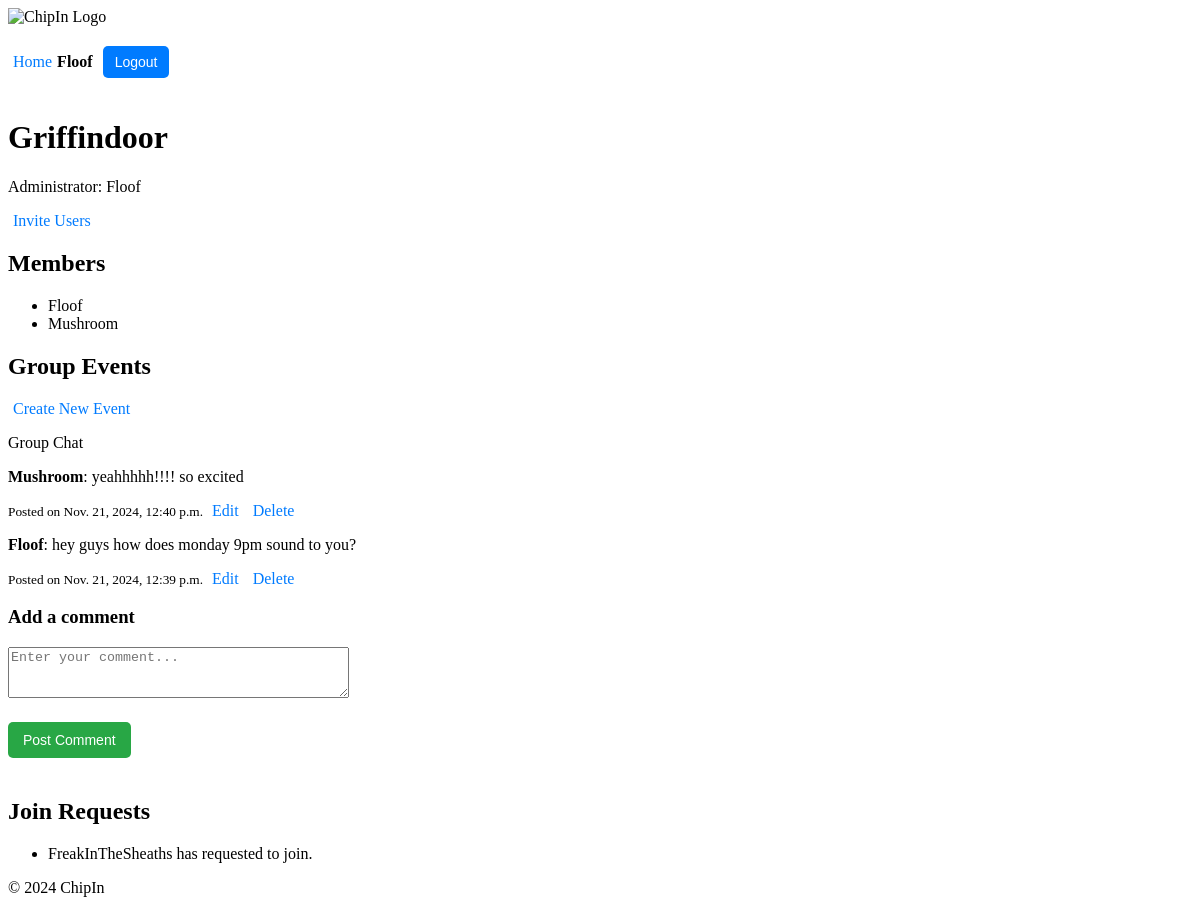
Page /chipin/group/1/ (signed in) on the earlier database version.
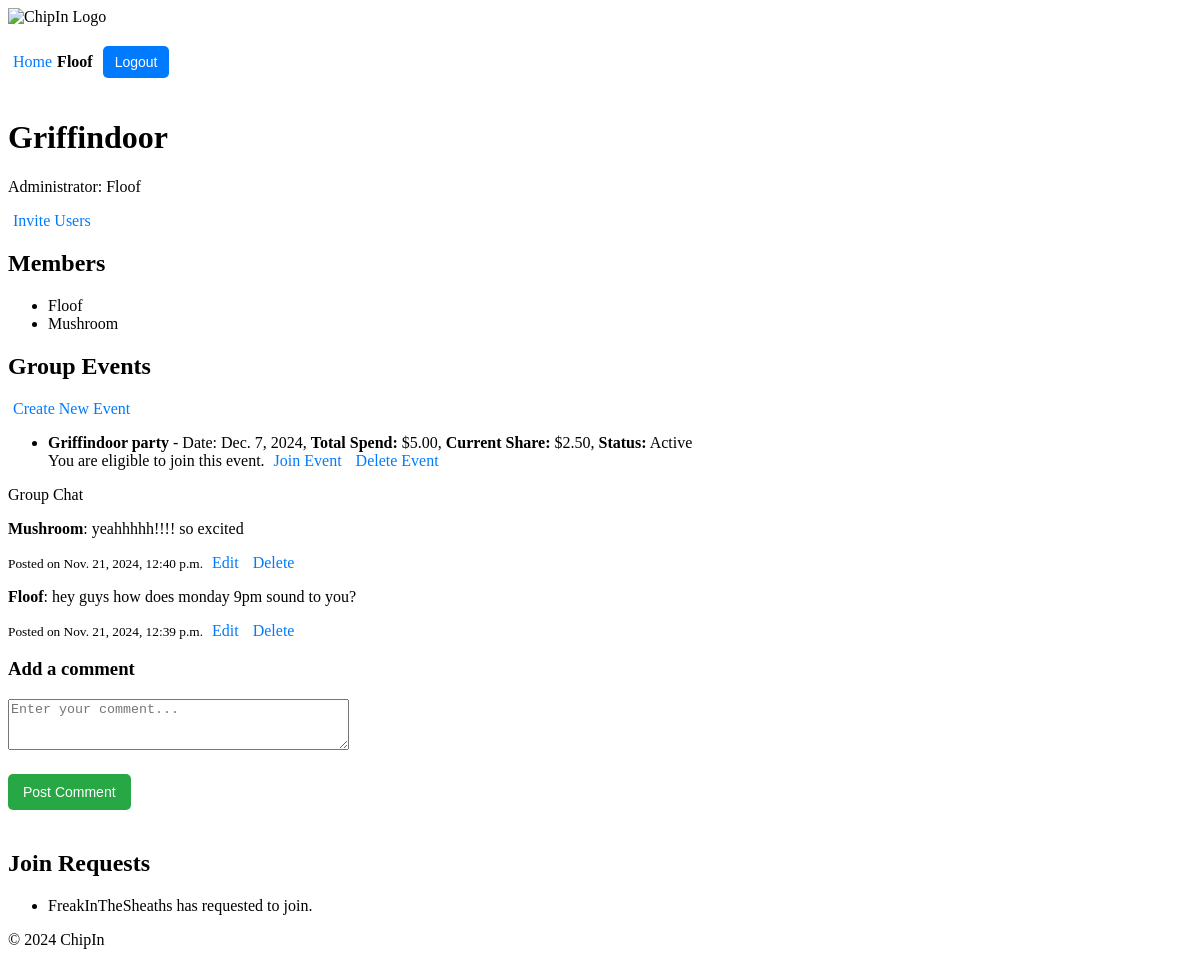
Same page on the later database version.
### users/models.py (models this page shows, shortened)
class Profile(models.Model):
    user = models.OneToOneField(User, on_delete=models.CASCADE)
    first_name = models.CharField(max_length=30)
    surname = models.CharField(max_length=30)
    nickname = models.CharField(max_length=30, unique=True, null=False, blank=False)
    max_spend = models.DecimalField(max_digits=10, decimal_places=2, default=100.00)  # Max spend for each event
    balance = models.DecimalField(max_digits=10, decimal_places=2, default=100.00)  # User's current balance

### chipin/models.py (models this page shows, shortened)
class Group(models.Model):
    name = models.CharField(max_length=100)
    admin = models.ForeignKey(User, on_delete=models.CASCADE, related_name='admin_groups')
    members = models.ManyToManyField(User, related_name='group_memberships', blank=True)
    invited_users = models.ManyToManyField(User, related_name='pending_invitations', blank=True)

class Comment(models.Model):
    user = models.ForeignKey(User, on_delete=models.CASCADE)  # User who posted the comment
    group = models.ForeignKey(Group, related_name='comments', on_delete=models.CASCADE)  # Group associated with the comment
    content = models.TextField()  # The comment content
    created_at = models.DateTimeField(auto_now_add=True)  # Timestamp when the comment was posted
    updated_at = models.DateTimeField(auto_now=True)  # Timestamp for the latest update

class GroupJoinRequest(models.Model):
    user = models.ForeignKey(User, on_delete=models.CASCADE)
    group = models.ForeignKey(Group, on_delete=models.CASCADE, related_name='join_requests')
    is_approved = models.BooleanField(default=False)
    votes = models.ManyToManyField(User, related_name='votes', blank=True)  # Tracks users who voted
    created_at = models.DateTimeField(auto_now_add=True)

class Event(models.Model):
    name = models.CharField(max_length=100)
    date = models.DateField()
    total_spend = models.DecimalField(max_digits=10, decimal_places=2)
    status = models.CharField(max_length=20, default='Pending')  # Can be 'Pending' or 'Active'
    group = models.ForeignKey(Group, related_name='events', on_delete=models.CASCADE)
    members = models.ManyToManyField(User, related_name='event_memberships', blank=True)
    def calculate_share(self):
        members_count = self.group.members.count()
        if members_count == 0:
            return 0
        return self.total_spend / members_count

### chipin/views.py (the view)
# urls.py: path('group/<int:group_id>/', views.group_detail, name='group_detail'),
@login_required
def group_detail(request, group_id, edit_comment_id=None):
    group = get_object_or_404(Group, id=group_id)
    comments = group.comments.all().order_by('-created_at')  # Fetch all comments for the group
    events = group.events.all()  # Fetch all events associated with the group
    if edit_comment_id: # Fetch the comment to edit, if edit_comment_id is provided
        comment_to_edit = get_object_or_404(Comment, id=edit_comment_id)
        if comment_to_edit.user != request.user:
            return redirect('chipin:group_detail', group_id=group.id)
    else:
        comment_to_edit = None
    if request.method == 'POST':
        if comment_to_edit: # Editing an existing comment
            form = CommentForm(request.POST, instance=comment_to_edit)
        else: # Adding a new comment
            form = CommentForm(request.POST)
        if form.is_valid():
            comment = form.save(commit=False)
            comment.user = request.user
            comment.group = group
            comment.save()
            return redirect('chipin:group_detail', group_id=group.id)
    else:
        form = CommentForm(instance=comment_to_edit) if comment_to_edit else CommentForm()
    event_share_info = {}
    for event in events:
        event_share = event.calculate_share()
        user_eligible = request.user.profile.max_spend >= event_share
        user_has_joined = request.user in event.members.all()  # Check if the user has already joined the event
        event_share_info[event] = {
            'share': event_share,
            'eligible': user_eligible,
            'status': event.status,
            'joined': user_has_joined
        }
    return render(request, 'chipin/group_detail.html', {
        'group': group,
        'comments': comments,
        'form': form,
        'comment_to_edit': comment_to_edit,
        'events': events,
        'event_share_info': event_share_info,
    })

### chipin/forms.py (shortened to what this page needs)
class CommentForm(forms.ModelForm):
    class Meta:
        model = Comment
        fields = ['content']
        widgets = {
            'content': forms.Textarea(attrs={'rows': 3, 'placeholder': 'Enter your comment...'})
        }

### chipin/context_processors.py (called while the page is built)
def user_profile(request):
    if request.user.is_authenticated:
        try:
            return {'nickname': request.user.profile.nickname}
        except Profile.DoesNotExist:
            return {'nickname': request.user.username}  # Fallback to username if no profile exists
    return {}

### chipin/templates/chipin/group_detail.html (shortened to what this page needs)
{% extends 'chipin/base.html' %}
{% block content %}
<h1>{{ group.name }}</h1>
<p>Administrator: {{ group.admin.profile.nickname }}</p>
{% if request.user == group.admin %}
<a href="{% url 'chipin:invite_users' group.id %}">Invite Users</a>
{% endif %}
<h2>Members</h2>
<ul>
    {% for member in group.members.all %}
    <li>{{ member.profile.nickname }}</li>
    {% endfor %}
</ul>
<h2>Group Events</h2>
    {% if request.user == group.admin %}
        <a href="{% url 'chipin:create_event' group.id %}" class="btn btn-primary">Create New Event</a>
    {% endif %}
    <ul>
        {% for event, info in event_share_info.items %}
            <li>
                <strong>{{ event.name }}</strong> - Date: {{ event.date }},
                <strong>Total Spend:</strong> ${{ event.total_spend }},
                <strong>Current Share:</strong> ${{ info.share }},
                <strong>Status:</strong> <span class="event-status">{{ info.status }}</span><br>
                {% if info.joined %}
                    <span class="joined">You have already joined this event.</span>
                    <a href="{% url 'chipin:leave_event' group.id event.id %}" class="btn btn-warning" onclick="return confirm('Are you sure you want to leave this event?');">Leave Event</a>
                {% else %}
                    {% if info.eligible %}
                        <span class="eligible">You are eligible to join this event.</span>
                        <a href="{% url 'chipin:join_event' group.id event.id %}" class="btn btn-success">Join Event</a>
                    {% else %}
                        <span class="waiting-room">You are in the waiting room for this event. Increase your balance or wait for more members to join.</span>
                    {% endif %}
                {% endif %}
                {% if request.user == group.admin %}
                    <a href="{% url 'chipin:delete_event' group.id event.id %}" class="btn btn-danger" onclick="return confirm('Are you sure you want to delete this event?');">Delete Event</a>
                {% endif %}
            </li>
        {% endfor %}
    </ul
<h2>Group Chat</h2>
    <div class="comments-section">
        {% for comment in comments %}
            <div class="comment">
                <p><strong>{{ comment.user.profile.nickname }}</strong>: {{ comment.content }}</p>
                <small>Posted on {{ comment.created_at }}</small>
                {% if comment.user == request.user or request.user == group.admin %}
                    <a href="{% url 'chipin:edit_comment' group.id comment.id %}">Edit</a>
                    <a href="{% url 'chipin:delete_comment' comment.id %}" onclick="return confirm('Are you sure?')">Delete</a>
                {% endif %}
            </div>
        {% empty %}
            <p>No comments yet. Be the first to comment!</p>
        {% endfor %}
    </div>
    <h3>{% if comment_to_edit %}Edit Comment{% else %}Add a comment{% endif %}</h3>
    <form method="POST">
        <div class="form-group">
            {{ form.content }}
        </div>
        <button type="submit">{% if comment_to_edit %}Save Comment{% else %}Post Comment{% endif %}</button>
    </form>
{% if request.user in group.members.all %}
<h2>Join Requests</h2>
<ul>
    {% for request in group.join_requests.all %}
    <li>{{ request.user.username }} has requested to join.</li>
    {% endfor %}
</ul>
{% endif %}
{% endblock %}

### chipin/templates/chipin/base.html (shortened to what this page needs)
{% load static %}
<!DOCTYPE html>
<html lang="en">
<head>
    <link rel="stylesheet" href="{% static 'chipin/styles.css' %}">
</head>
<body>
    <header>
        <div class="logo">
            <img src="{C:\Users\nudar\ssa_project\chipin\static\logo_90.jpg}" alt="ChipIn Logo">
        </div>
        <div class="user-info">
            {% if request.user.is_authenticated %}
                <a href="{% url 'chipin:home' %}">Home</a> <span>{{ request.user.profile.nickname }}</span>
                <form action="{% url 'users:logout' %}" method="post">
                    <button type="submit">Logout</button>
                </form>
            {% else %}
                <a href="{% url 'users:login' %}">Login</a> <a href="{% url 'users:register' %}">Register</a>
            {% endif %}
        </div>
    </header>
    <main>
        {% block content %}
        {% endblock %}
    </main>
    <footer>
        <p>&copy; 2024 ChipIn</p>
    </footer>
</body>
</html>

### chipin/static/chipin/styles.css (style rules this page uses)
.logo img { max-height: 50px; }
.user-info { display: flex; align-items: center; font-size: 16px; }
.user-info span { margin-right: 10px; font-weight: bold; }
.user-info button { background-color: #007BFF; color: white; border: none; padding: 8px 12px; cursor: pointer; border-radius: 5px; font-size: 14px; }
button { background-color: #28a745; color: white; border: none; padding: 10px 15px; cursor: pointer; border-radius: 5px; font-size: 14px; margin-top: 20px; margin-bottom: 20px; }
a { color: #007BFF; text-decoration: none; padding: 5px }

Differences in the rows shown:
added Event: name "Griffindoor party", date "Dec. 7, 2024", total_spend "5.00", share "2.50", status "Active"
